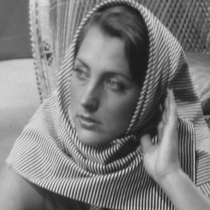
%> input picture Assg_5/barbara256.png, 210 x 210 px, shrunk from 256 x 256 before the run
$ octave Q1_Vinit.m   (GNU Octave 9; MATLAB toolbox functions it lacks are replaced by stand-ins)
%> lines starting %> are read from the running program, lines starting %| are printed output that depends on the picture
### Assg_5/myPCADenoising2.m
function denoised_image = myPCADenoising2(im1, sigma)
    patch_size = 7;
    neighbourhood_size = 31;
    % Iterate over the image to get the patches
    [m, n] = size(im1);
    P_image = []; % Matrix to store the patches of the image after denoising

    for j = 1:n - patch_size + 1

        for i = 1:m - patch_size + 1
            patch = im1(i:i + patch_size - 1, j:j + patch_size - 1);
            % 31 x 31 neighbourhood centered at (i, j) in the image
            neighbourhood_top = max(1, i - floor(neighbourhood_size / 2));
            neighbourhood_bottom = min(m - patch_size + 1, i + floor(neighbourhood_size / 2));
            neighbourhood_left = max(1, j - floor(neighbourhood_size / 2));
            neighbourhood_right = min(n - patch_size + 1, j + floor(neighbourhood_size / 2));
            patch_neighbourhood = im1(neighbourhood_top:neighbourhood_bottom, neighbourhood_left:neighbourhood_right);

            % Make 7x7 patches in the patch_neighbourhood
            patch_neighbourhood_patches = im2col(patch_neighbourhood, [patch_size, patch_size], 'sliding');

            % Find the distance between the patch and each of the patches in the neighbourhood
            distances = sum((patch_neighbourhood_patches - patch(:)).^2);

            % Sort the distances
            [~, sorted_indices] = sort(distances);

            K = min(200, size(distances, 2));
            % Take patch vectors corresponding to 200 minimum distances
            P = patch_neighbourhood_patches(:, sorted_indices(1:K));

            N = size(P, 2);

            % Compute eigen vector matrix of the PP' matrix
            [V, D] = eig(P * P');

            % Eigen coefficients for each of the patches
            alphas = V' * P;

            % Eigen coefficients for the central patch
            alpha_central_patch = V' * patch(:);

            % Now we update the alpha value for the central patch
            alpha_i = max(0, (1 / N) * (sum(alphas.^2, 2)) - sigma^2);

            % Update the alpha value for the central patch
            for i = 1:patch_size^2
                alpha_central_patch(i) = alpha_central_patch(i) / (1 + sigma^2 / alpha_i(i));
            end

            % Reconstruct the reference patches
            P_denoised = V * alpha_central_patch;

            P_image = [P_image, P_denoised]; % Concatenate the denoised patches
        end

    end

    % Reconstruct the image from the denoised patches
    % Reference code used from https://in.mathworks.com/matlabcentral/answers/157285-averaging-overlapping-pixels-in-sliding-window-operation

    [m, n] = size(im1);

    indices = reshape(1:m * n, [m, n]);
    subs = im2col(indices, [7, 7], 'sliding');

    denoised_image = accumarray(subs(:), P_image(:)) ./ accumarray(subs(:), 1);
    denoised_image = reshape(denoised_image, m, n);

    % Scale the denoised image to the range of the original image
    denoised_image = (denoised_image - min(denoised_image(:))) / (max(denoised_image(:)) - min(denoised_image(:))) * 255;
end

### Assg_5/Q1_Vinit.m
tic;

clear;
close all;
clc;

% Read the two images
image1 = double(imread('barbara256.png'));
%> image1: size 210x210 double; min 24, max 226, mean 126.4; mean of the top-left, top-right, bottom-left and bottom-right quarters 151, 95.7, 148.3, 110.8
image2 = double(imread('stream.png'));
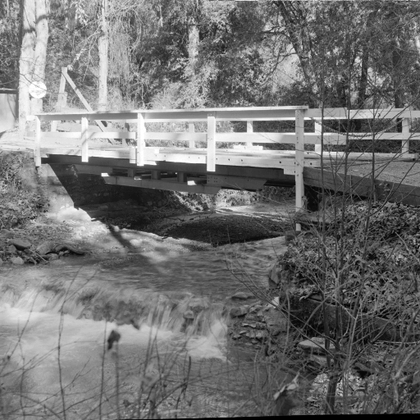
%> input picture Assg_5/stream.png, 420 x 420 px, shrunk from 512 x 512 before the run
%> image2: size 420x420 double; min 0, max 255, mean 113.8; mean of the top-left, top-right, bottom-left and bottom-right quarters 146.8, 107.7, 125, 75.6

% Given parameters
sigma = 20;

% Extract the top left 256x256 block of im2
image2_block = image2(1:256, 1:256);
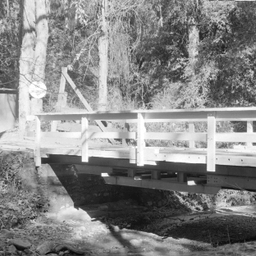
%> image2_block: size 256x256 double; min 2, max 255, mean 135.3

% Display the images
% figure; imagesc(image1); colormap('gray'); title('Original Image 1');
% figure; imagesc(image2_block); colormap('gray'); title('Original Image 2');

% Consider one of the images
% im = image1; % To select image 1
im = image2_block; % To select image 2

% Adding zero mean Gaussian noise of sigma 20 to the image
im1 = im + randn(size(im)) * sigma;
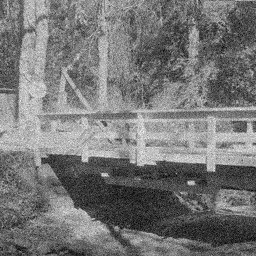
%> im1: size 256x256 double; min -33.78, max 328.2, mean 135.1; drawn with min black and max white

% denoised_image = myPCADenoising1(im1, sigma); % Denoised image using global PCA
denoised_image = myPCADenoising2(im1, sigma); % Denoised image using spatially varying PCA
%> (the run ends here)
